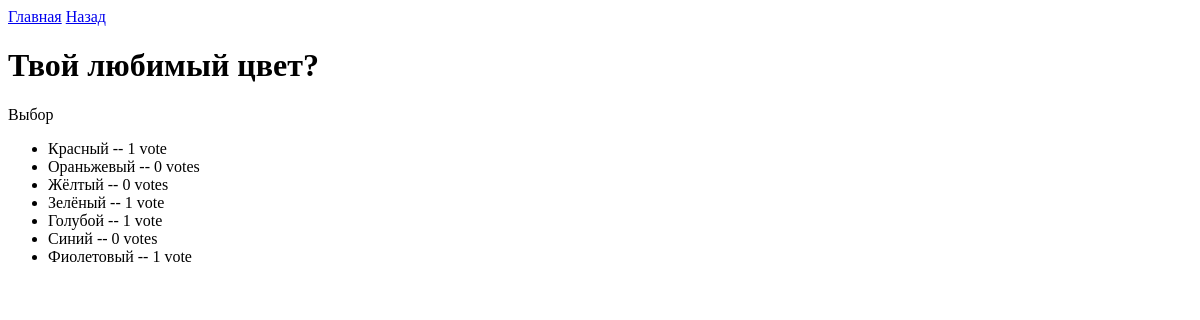
Page /3/result_polls/ on the earlier database version.
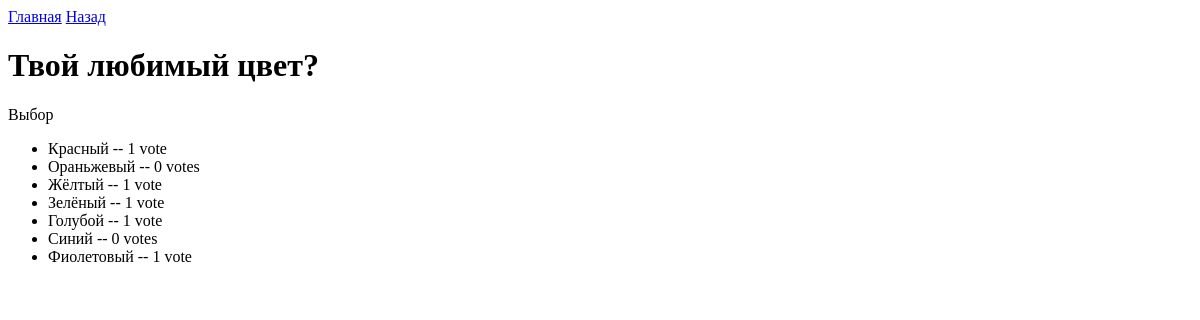
Same page on the later database version.
### poll/models.py (models this page shows, shortened)
class Choice(models.Model):
    question = models.ForeignKey(Question, on_delete=models.CASCADE)
    choice_text = models.CharField(max_length=200)
    votes = models.IntegerField(default=0)

### poll/views.py (the view)
# urls.py: path('<int:pk>/result_polls/', views.ResultsView.as_view(), name='result'),
class ResultsView(generic.DetailView):
    model = Question
    template_name = 'polls/result_polls.html'

### poll/templates/polls/result_polls.html (shortened to what this page needs)
<a href="{% url 'base' %}">Главная</a>
<a href="{% url 'polls'%}">Назад</a>
<h1>{{ question.question_text }}</h1>
<p>{{ question.desc_text }}</p>
<ul>
    {% for choice in question.choice_set.all %}
    <li>{{ choice.choice_text }} -- {{ choice.votes }} vote{{choice.votes|pluralize}}</li>
    {% endfor %}
</ul>

Differences in the rows shown:
changed Choice "Жёлтый": votes "0" → "1"
